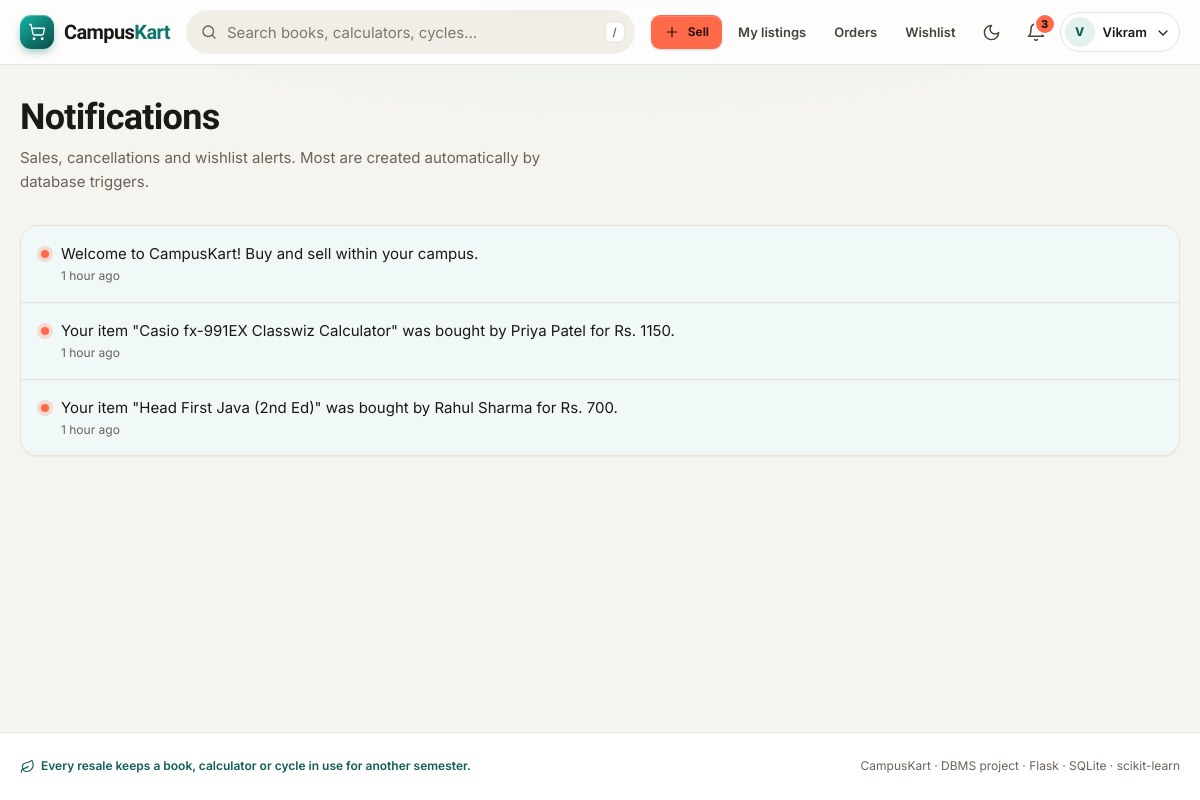
The app's page /notifications (signed in) with its own data.
### tables this page shows
CREATE TABLE users (
    user_id       INTEGER PRIMARY KEY AUTOINCREMENT,
    name          TEXT    NOT NULL,
    email         TEXT    NOT NULL UNIQUE,
    password_hash TEXT    NOT NULL,
    role          TEXT    NOT NULL DEFAULT 'user' CHECK (role IN ('user', 'admin')),
    branch        TEXT,
    year          INTEGER CHECK (year BETWEEN 1 AND 4),
    phone         TEXT,
    is_blocked    INTEGER NOT NULL DEFAULT 0 CHECK (is_blocked IN (0, 1)),
    created_at    TEXT    NOT NULL DEFAULT (datetime('now', 'localtime'))
);

CREATE TABLE notifications (
    notif_id   INTEGER PRIMARY KEY AUTOINCREMENT,
    user_id    INTEGER NOT NULL REFERENCES users(user_id) ON DELETE CASCADE,
    message    TEXT    NOT NULL,
    is_read    INTEGER NOT NULL DEFAULT 0 CHECK (is_read IN (0, 1)),
    created_at TEXT    NOT NULL DEFAULT (datetime('now', 'localtime'))
);

### app.py (the view)
@app.route("/notifications")
@login_required
def notifications():
    items = query("SELECT * FROM notifications WHERE user_id = ? ORDER BY created_at DESC, notif_id DESC",
                  (g.user["user_id"],))
    with get_db() as db:
        db.execute("UPDATE notifications SET is_read = 1 WHERE user_id = ?", (g.user["user_id"],))
    return render_template("notifications.html", items=items)

### app.py (called while the page is built)
def get_db():
    if "db" not in g:
        g.db = sqlite3.connect(DB_PATH)
        g.db.row_factory = sqlite3.Row
        g.db.execute("PRAGMA foreign_keys = ON")
    return g.db

def query(sql, args=(), one=False):
    rows = get_db().execute(sql, args).fetchall()
    return (rows[0] if rows else None) if one else rows

@app.before_request
def load_user():
    g.user = None
    if "user_id" in session:
        g.user = query("SELECT * FROM users WHERE user_id = ?", (session["user_id"],), one=True)
        if g.user is None or g.user["is_blocked"]:
            session.clear()
            g.user = None

def login_required(view):
    @wraps(view)
    def wrapped(*args, **kwargs):
        if g.user is None:
            flash("Log in to continue.", "info")
            return redirect(url_for("login", next=request.path))
        return view(*args, **kwargs)
    return wrapped

@app.context_processor
def inject_globals():
    unread = 0
    if g.user:
        unread = query("SELECT COUNT(*) AS n FROM notifications WHERE user_id = ? AND is_read = 0",
                       (g.user["user_id"],), one=True)["n"]
    return {"categories": query("SELECT * FROM categories ORDER BY category_id"),
            "unread_count": unread, "conditions": CONDITIONS}

@app.template_filter("ago")
def time_ago(ts):
    try:
        dt = datetime.strptime(ts, "%Y-%m-%d %H:%M:%S")
    except (TypeError, ValueError):
        return ts
    secs = (datetime.now() - dt).total_seconds()
    for unit, size in (("day", 86400), ("hour", 3600), ("min", 60)):
        if secs >= size:
            n = int(secs // size)
            return f"{n} {unit}{'s' if n > 1 else ''} ago"
    return "just now"

### templates/notifications.html (shortened to what this page needs)
{% extends "base.html" %}
{% from "_macros.html" import icon, empty_state %}
{% block content %}
<div class="page-head">
  <h1>Notifications</h1>
  <p>Sales, cancellations and wishlist alerts. Most are created automatically by database triggers.</p>
</div>
{% if items %}
<div class="card card-flush">
  <ul class="notif-list">
    {% for n in items %}
    <li class="notif {{ 'unread' if not n.is_read }}">
      <span class="dot" aria-hidden="true"></span>
      <div>
        {% if not n.is_read %}<span class="sr-only">New: </span>{% endif %}{{ n.message }}
        <time datetime="{{ n.created_at }}">{{ n.created_at|ago }}</time>
      </div>
    </li>
    {% endfor %}
  </ul>
</div>
{% else %}
{{ empty_state('inbox', "You're all caught up", "We'll let you know here when someone buys your item or a saved item sells.") }}
{% endif %}
{% endblock %}

### templates/base.html (shortened to what this page needs)
{% from "_macros.html" import icon %}
{% set ep = request.endpoint %}
<!doctype html>
<html lang="en">
<head>
  <link rel="stylesheet" href="{{ url_for('static', filename='style.css') }}">
</head>
<body>
<header class="site-header">
  <div class="container header-row">
    <a class="logo" href="{{ url_for('index') }}" aria-label="CampusKart home">
      <span class="logo-mark">{{ icon('cart', 18) }}</span>
      <span aria-hidden="true">Campus<span class="accent">Kart</span></span>
    </a>
    {% if not g.user or g.user.role != 'admin' %}
    <form class="search-bar" action="{{ url_for('search') }}" role="search">
      <input id="site-search" name="q" type="search" placeholder="Search books, calculators, cycles…"
             value="{{ q or '' }}" autocomplete="off" enterkeyhint="search" aria-keyshortcuts="/">
      <kbd aria-hidden="true">/</kbd>
    </form>
    {% endif %}
    <nav class="nav-links" aria-label="Main">
      {% if g.user %}
        {% if g.user.role == 'admin' %}
          <a class="nav-link" href="{{ url_for('admin_dashboard') }}" {% if ep and ep.startswith('admin') %}aria-current="page"{% endif %}>{{ icon('shield', 16) }}Admin</a>
        {% else %}
          <a class="btn btn-sm btn-accent btn-sell" href="{{ url_for('sell') }}">{{ icon('plus', 16) }}Sell</a>
          {% for e, label in [('my_listings', 'My listings'), ('orders', 'Orders'), ('wishlist', 'Wishlist')] %}
          <a class="nav-link" href="{{ url_for(e) }}" {% if ep == e %}aria-current="page"{% endif %}>{{ label }}</a>
          {% endfor %}
        {% endif %}
      {% endif %}
      <button class="icon-btn theme-toggle" type="button" id="theme-toggle" aria-label="Switch to dark theme">
        {{ icon('moon', 19, 'moon') }}{{ icon('sun', 19, 'sun') }}
      </button>
      {% if g.user %}
        <a class="icon-btn" href="{{ url_for('notifications') }}"
           aria-label="Notifications{% if unread_count %}, {{ unread_count }} unread{% endif %}"
           {% if ep == 'notifications' %}aria-current="page"{% endif %}>
          {{ icon('bell', 20) }}
          {% if unread_count %}<span class="badge-count" aria-hidden="true">{{ unread_count if unread_count < 10 else '9+' }}</span>{% endif %}
        </a>
        <div class="menu" data-menu>
          <button class="menu-trigger" type="button" aria-haspopup="true" aria-expanded="false" aria-controls="account-menu">
            <span class="avatar" aria-hidden="true">{{ g.user.name[0] }}</span>
            <span class="name">{{ g.user.name.split()[0] }}</span>
            <span class="chev">{{ icon('chevron-down', 16) }}</span>
          </button>
        </div>
      {% else %}
        <a class="nav-link keep" href="{{ url_for('login') }}" {% if ep == 'login' %}aria-current="page"{% endif %}>Log in</a>
        <a class="btn btn-sm" href="{{ url_for('register') }}">Sign up</a>
      {% endif %}
    </nav>
  </div>
</header>
<main id="main" tabindex="-1">
  <div class="container">
    {% block content %}{% endblock %}
  </div>
</main>
<footer class="site-footer">
  <div class="container">
    <span class="eco">{{ icon('leaf', 15) }}Every resale keeps a book, calculator or cycle in use for another semester.</span>
    <span>CampusKart · DBMS project · Flask · SQLite · scikit-learn</span>
  </div>
</footer>
</body>
</html>

### records on screen
users: user "V", user.name "Vikram"
notifications: message "Welcome to CampusKart! Buy and sell within your campus.", created_at|ago "1 hour ago"
notifications: message "Your item \"Casio fx-991EX Classwiz Calculator\" was bought by Priya Patel for Rs. 1150.", created_at|ago "1 hour ago"
notifications: message "Your item \"Head First Java (2nd Ed)\" was bought by Rahul Sharma for Rs. 700.", created_at|ago "1 hour ago"

### other values on screen
{{ label }} "My listings" "Orders" "Wishlist"
{{ unread_count if unread_count < 10 else '9+' }} "3"
